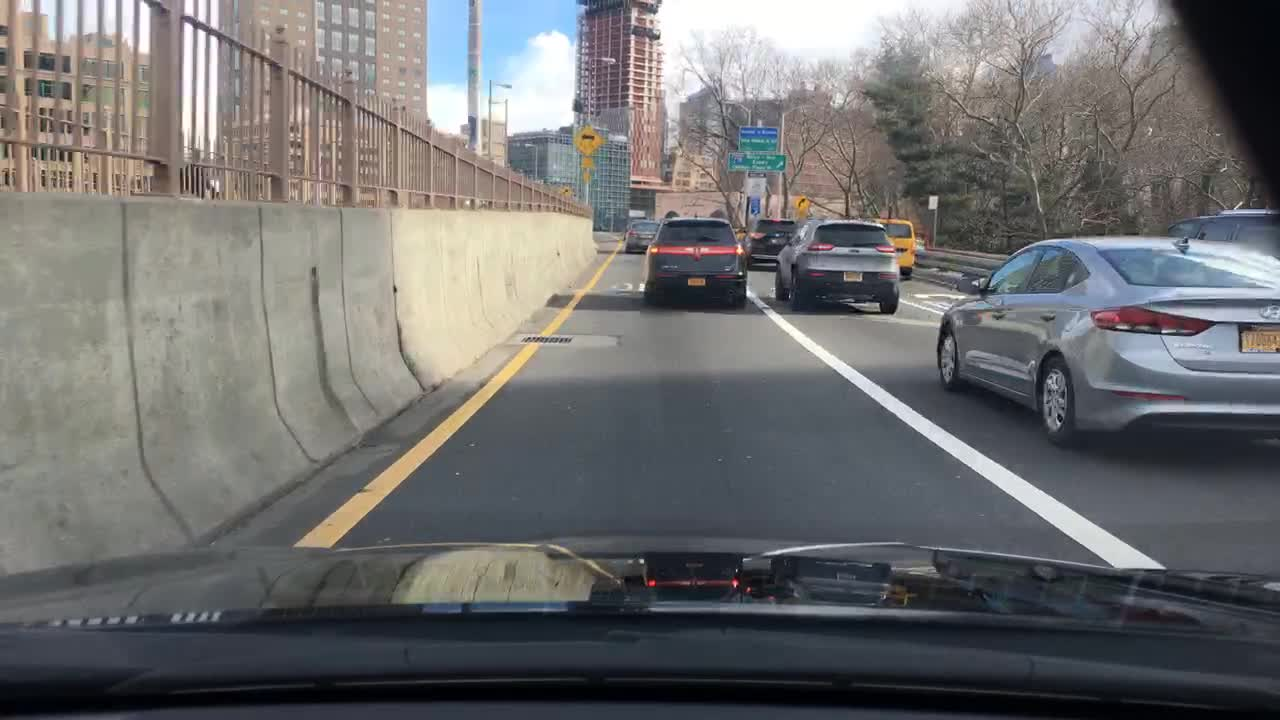
#> input picture test.jpg, 1280 x 720 px
$ python color_detector.py
#> lines starting #> are read from the running program, lines starting #| are printed output that depends on the picture; after the words box and inside, x2 and y2 are one past the last pixel; in counts of white or black regions, pixels touching at a corner belong together
#> further down, image is the input picture: shape (720, 1280, 3); mean B, G, R 111.2, 110.8, 110.9
import cv2
import numpy as np


def detect_car_color(car_image, return_confidence=False):
    """
    Detect the dominant colour of a car crop.

    Returns:
        Blue, Red, Green, Yellow, Orange, Purple,
        White, Black, Gray, Silver, Other

    Project rule:
        Blue car  -> RED bounding box
        Other car -> BLUE bounding box
    """
#> called with return_confidence = True

    if car_image is None or car_image.size == 0:
        if return_confidence:
            return "Unknown", 0.0
        return "Unknown"

    # ---------------------------------------------------------
    # Resize
    # ---------------------------------------------------------

    image = cv2.resize(
        car_image,
        (160, 160),
        interpolation=cv2.INTER_AREA
    )
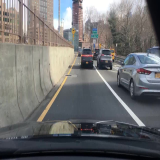
#> image: shape (160, 160, 3); mean B, G, R 111.2, 110.9, 110.9

    h, w = image.shape[:2]
#> h = 160; w = 160

    # ---------------------------------------------------------
    # Use central car area
    # Reduce road/background influence
    # ---------------------------------------------------------

    x1 = int(w * 0.10)
#> x1 = 16
    x2 = int(w * 0.90)
#> x2 = 144

    y1 = int(h * 0.15)
#> y1 = 24
    y2 = int(h * 0.90)
#> y2 = 144

    image = image[y1:y2, x1:x2]
#> image: shape (120, 128, 3)

    if image.size == 0:
        if return_confidence:
            return "Unknown", 0.0
        return "Unknown"

    # ---------------------------------------------------------
    # Convert to HSV
    # ---------------------------------------------------------

    hsv = cv2.cvtColor(
        image,
        cv2.COLOR_BGR2HSV
    )
#> hsv: shape (120, 128, 3); mean H, S, V 67.4, 38.7, 118.7

    H = hsv[:, :, 0]
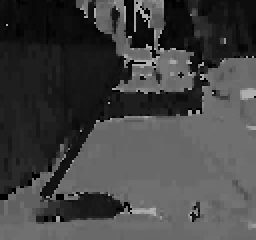
#> H: shape (120, 128) (shown 2 times larger); min 0, max 179, mean 67.4
    S = hsv[:, :, 1]
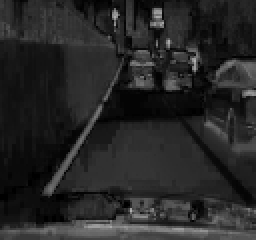
#> S: shape (120, 128) (shown 2 times larger); min 0, max 176, mean 38.7
    V = hsv[:, :, 2]
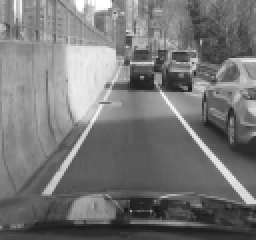
#> V: shape (120, 128) (shown 2 times larger); min 20, max 255, mean 118.7

    total_pixels = H.size
#> total_pixels = 15360

    if total_pixels == 0:
        if return_confidence:
            return "Unknown", 0.0
        return "Unknown"

    # ---------------------------------------------------------
    # Remove extremely dark and overexposed pixels
    # ---------------------------------------------------------

    valid = (
        (V > 25) &
        (V < 250)
    )
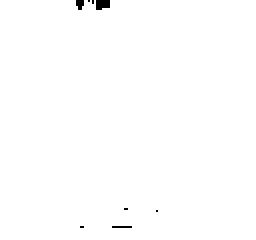
#> valid: shape (120, 128) bool (shown 2 times larger); 99.6% white; 8 black regions (7 under 20 px), largest, box (x1, y1, x2, y2) and area: (48, 0, 55, 5) 31

    # ---------------------------------------------------------
    # Colour masks
    # ---------------------------------------------------------

    masks = {}

    # BLUE
    masks["Blue"] = (
        (H >= 90) &
        (H <= 135) &
        (S >= 70) &
        (V >= 45)
    )

    # RED
    masks["Red"] = (
        (
            (H <= 10) |
            (H >= 170)
        ) &
        (S >= 70) &
        (V >= 45)
    )

    # GREEN
    masks["Green"] = (
        (H >= 35) &
        (H <= 85) &
        (S >= 60) &
        (V >= 40)
    )

    # YELLOW
    masks["Yellow"] = (
        (H >= 18) &
        (H <= 38) &
        (S >= 70) &
        (V >= 60)
    )

    # ORANGE
    masks["Orange"] = (
        (H >= 5) &
        (H <= 20) &
        (S >= 80) &
        (V >= 60)
    )

    # PURPLE
    masks["Purple"] = (
        (H >= 135) &
        (H <= 170) &
        (S >= 60) &
        (V >= 40)
    )

    # ---------------------------------------------------------
    # Calculate colour percentages
    # ---------------------------------------------------------

    scores = {}

    valid_count = np.sum(valid)
#> valid_count = 15295

    if valid_count > 0:

        for colour, mask in masks.items():

            mask = mask & valid

            pixels = np.sum(mask)

            scores[colour] = pixels / valid_count
#> this loop made 6 passes
#> (colour, pixels) on passes 1 to 6: ('Blue', 779), ('Red', 82), ('Green', 2), ('Yellow', 151), ('Orange', 184), ('Purple', 35)
#> pass 1, in detect_car_color, `mask = mask & valid`:
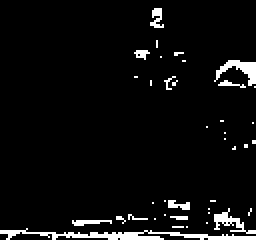
#> mask: shape (120, 128) bool (shown 2 times larger); 5.1% white; 39 white regions (31 under 20 px), largest, box (x1, y1, x2, y2) and area: (0, 114, 128, 120) 302, (107, 30, 128, 43) 114, (107, 104, 128, 117) 89
#> after the loop, scores = {'Blue': 0.0509, 'Red': 0.00536, 'Green': 0.000131, 'Yellow': 0.00987, 'Orange': 0.012, 'Purple': 0.00229}

    # ---------------------------------------------------------
    # Check chromatic colours
    # ---------------------------------------------------------

    if scores:

        best_colour = max(
            scores,
            key=scores.get
        )
#> best_colour = 'Blue'

        best_score = scores[best_colour]
#> best_score = 0.0509

    else:

        best_colour = "Other"
        best_score = 0.0

    # ---------------------------------------------------------
    # Detect white / black / gray / silver
    # ---------------------------------------------------------

    # Low saturation = grayscale/white/black region
    low_saturation = S < 45
#> low_saturation: shape (120, 128) bool; 63.5% white; 44 black regions (26 under 20 px), largest, box (x1, y1, x2, y2) and area: (0, 98, 128, 120) 1557, (10, 0, 62, 98) 1261, (36, 65, 98, 96) 1116

    # BLACK
    black_mask = (
        low_saturation &
        (V < 65)
    )
#> black_mask: shape (120, 128) bool; 2.2% white in thin lines or dots, all inside (x1, y1, x2, y2) = (16, 6, 128, 115)

    # WHITE
    white_mask = (
        low_saturation &
        (V >= 170)
    )
#> white_mask: shape (120, 128) bool; 6.8% white; 70 white regions (64 under 20 px), largest, box (x1, y1, x2, y2) and area: (24, 22, 54, 61) 389, (80, 45, 128, 102) 221, (35, 0, 56, 13) 128, (7, 0, 11, 11) 41, (48, 36, 56, 53) 36, (97, 41, 104, 46) 23

    # GRAY / SILVER
    gray_mask = (
        low_saturation &
        (V >= 65) &
        (V < 170)
    )
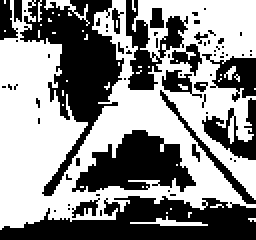
#> gray_mask: shape (120, 128) bool (shown 2 times larger); 54.6% white; 68 black regions (52 under 20 px), largest, box (x1, y1, x2, y2) and area: (10, 0, 62, 98) 1886, (0, 98, 128, 120) 1797, (36, 65, 98, 96) 1116

    black_ratio = np.sum(
        black_mask
    ) / total_pixels
#> black_ratio = 0.0217

    white_ratio = np.sum(
        white_mask
    ) / total_pixels
#> white_ratio = 0.0678

    gray_ratio = np.sum(
        gray_mask
    ) / total_pixels
#> gray_ratio = 0.546

    # ---------------------------------------------------------
    # Determine final colour
    # ---------------------------------------------------------

    # Give chromatic colours priority when they are strong
    if best_score >= 0.12:

        detected_colour = best_colour
        confidence = best_score

    else:

        # Determine achromatic colour
        achromatic_scores = {
            "Black": black_ratio,
            "White": white_ratio,
            "Gray": gray_ratio
        }
#> achromatic_scores = {'Black': 0.0217, 'White': 0.0678, 'Gray': 0.546}

        achromatic_colour = max(
            achromatic_scores,
            key=achromatic_scores.get
        )
#> achromatic_colour = 'Gray'

        achromatic_score = achromatic_scores[
            achromatic_colour
        ]
#> achromatic_score = 0.546

        if achromatic_score >= 0.30:

            detected_colour = achromatic_colour
#> detected_colour = 'Gray'
            confidence = achromatic_score
#> confidence = 0.546

        elif best_score >= 0.05:

            detected_colour = best_colour
            confidence = best_score

        else:

            detected_colour = "Other"
            confidence = best_score

    # ---------------------------------------------------------
    # Silver refinement
    # ---------------------------------------------------------

    if detected_colour == "Gray":

        if (
            np.mean(V[low_saturation]) > 115
            if np.any(low_saturation)
            else False
        ):
            detected_colour = "Silver"

    confidence = min(
        confidence,
        1.0
    )

    # ---------------------------------------------------------
    # Return result
    # ---------------------------------------------------------

    if return_confidence:

        return (
            detected_colour,
            confidence
        )

    return detected_colour


# =============================================================
# TEST
# =============================================================

if __name__ == "__main__":

    print("=" * 60)
    print("CAR COLOUR DETECTOR TEST")
    print("=" * 60)

    image = cv2.imread("test.jpg")

    if image is None:

        print("ERROR: test.jpg not found!")
        print()
        print(
            "Place test.jpg in the project folder."
        )

        exit()

    print()
    print(
        "WARNING:"
    )
    print(
        "test.jpg should ideally contain ONE CAR."
    )
    print(
        "For a traffic image containing multiple cars,"
    )
    print(
        "use detect.py so YOLO can crop each car first."
    )

    colour, confidence = detect_car_color(
        image,
        return_confidence=True
    )
#> colour = 'Silver'; confidence = 0.546

    print()
    print(
        f"Detected Colour : {colour}"
    )
#| Detected Colour : Silver

    print(
        f"Confidence       : {confidence:.2f}"
    )
#| Confidence       : 0.55

    print("=" * 60)
